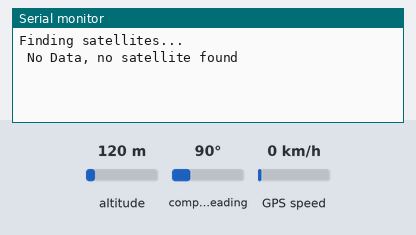
Recording of a program running on a simulated ESP32. Parts: the last lines printed to the serial monitor. The test bench sets the inputs (shaded band); at power-on: altitude 120 m, GPS speed 0 km/h, compass heading 90°. The GPS gets a fix after 3 s at 37.7749, -122.4194 with 8 satellites.

Above: at 8.2 s.
8.3 s: altitude set to 20 m
At 9.8 s:
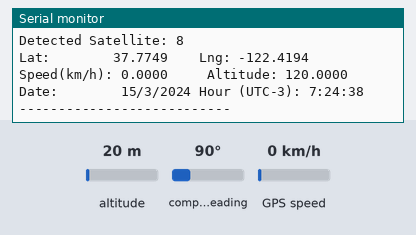
10.5 s: GPS speed set to 2 km/h
At 11.8 s:
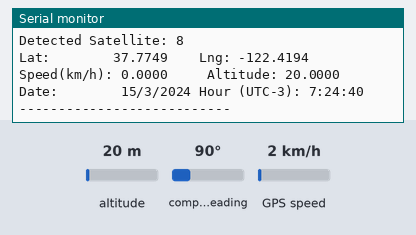
12.0 s: altitude set to 250 m
At 13.0 s:
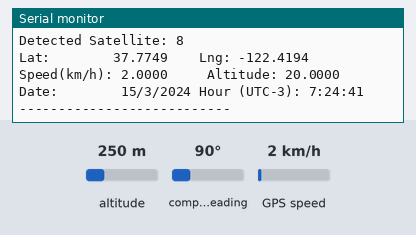
Timing chart, 0 to 15.0 s (numbered marks = the images above; inputs shaded):
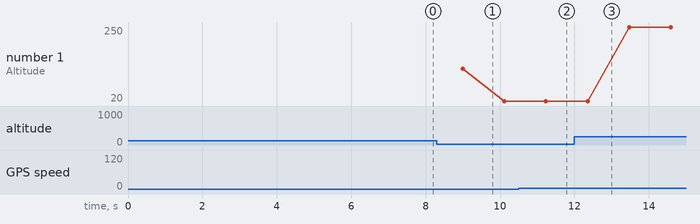

Measured:
- plotted number 1: 20 → 250 after the input at 12.0 s

The program:

main.cpp
```cpp
#include <TinyGPS++.h>

// Don't use RX0 TX0
#define RXD2 16
#define TXD2 17
HardwareSerial neogps(1);
TinyGPSPlus gps;

void setup() {
  Serial.begin(9600);
  neogps.begin(9600, SERIAL_8N1, RXD2, TXD2);
  delay(2000);
}

void loop() {
  boolean newData = false;
  for ( unsigned long start = millis() ; millis() - start < 1000; ) {
    while ( neogps.available() ) {
      gps.encode( neogps.read() );
    }
  }

  if (gps.location.isValid() == 1) {
    newData = true;
    Serial.printf("Detected Satellite: %d\n\n", gps.satellites.value());

    Serial.printf("Lat:        %.4lf    Lng: %.4lf\n", gps.location.lat(), gps.location.lng());
    Serial.printf("Speed(km/h): %.4lf     Altitude: %.4lf\n", gps.speed.kmph(), gps.altitude.meters());
    Serial.printf("Date:        %d/%d/%d", gps.date.day(), gps.date.month(), gps.date.year());
    Serial.printf(" Hour (UTC-3): %d:%d:%d\n", gps.time.hour()-3, gps.time.minute(), gps.time.second());
    Serial.println("---------------------------");
  } else {
    Serial.printf("Finding satellites...\n");
    delay(5000);
  }

  if ( newData == true ) {
    newData = false;
  } else if ( newData == false ) {
    Serial.println(" No Data, no satellite found\n");
  }
}
```
